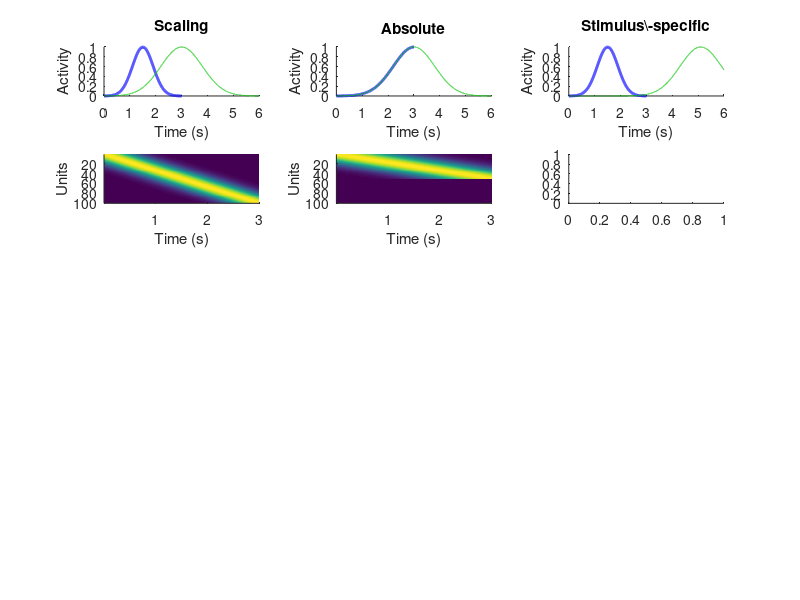

Write the MATLAB code that produced this figure. (Note: this script raises an error after producing the figure.)
%% Illustration of using the SSI and ASI at single cell level and SSI_pop at the populaiton level, by three prototype dynamics (scaling, absolute, stimulus-specific) as in Fig. 3 in 'Encoding time in neural dynamic regimes with distinct 1 computational tradeoffs, Zhou et al.'
% two functiona are called: SSI_pop for population level SSI and SpAbScIndex for single unit level SSI and ASI.

%% generate prototype dynamics
clc
clear
close all

seed = 5;
rand('seed',seed)
randn('seed',seed)

numUnits = 100;
maxt1 = 3000;
t1 = 1:maxt1;
maxt2 = 6000;
t2 = 1:maxt2;
width = 400;
%%% scale
x2 =zeros(numUnits, maxt2);
for n=1:numUnits
   x2(n,:) = normpdf(t2,maxt2./numUnits*n,width*2);
end
x2_scale = x2./max(x2')';

x1 = x2_scale(:,1:2:maxt2);
x1_scale = x1./max(x1')';
%%% absolute
x2 =zeros(numUnits, maxt2);
for n=1:numUnits
   x2(n,:) = normpdf(t2,maxt2./numUnits*n,width*2);
end
x2_abs = x2./max(x2')';

x1 =zeros(numUnits, maxt1);
x1(1:numUnits/2,:) = x2_scale(1:1:numUnits/2,1:maxt1);
x1_abs = x1./max(x1')';
x1_abs(isnan(x1_abs)) = 0;

%%% stimlus_specific
x2 =zeros(numUnits, maxt2);
for n=1:numUnits
   x2(n,:) = normpdf(t2,maxt2./numUnits*n,width*2);
end
x2_stim = x2./max(x2')';

x1 = x2_stim(:,1:2:maxt2);
x1_stim = x1./max(x1')';
x2_stim = x2_stim(randperm(numUnits),:);
%% plot single unit dynamics
figure(1)
selUnit = 50;

subplot(5,3,1)
plot(t1/1000,x1_scale(selUnit,:),'-','Color',[0 0 1],'LineWidth',2)
hold on
plot(t2/1000,x2_scale(selUnit,:),'Color',[0 200/255 0])
xlabel('Time (s)')
ylabel('Activity')
title('Scaling')
box off

subplot(5,3,2)
plot(t1/1000,x1_abs(selUnit,:),'-','Color',[0 0 1],'LineWidth',2)
hold on
plot(t2/1000,x2_abs(selUnit,:),'Color',[0 200/255 0])
xlabel('Time (s)')
ylabel('Activity')
title('Absolute')
box off

subplot(5,3,3)
plot(t1/1000,x1_stim(selUnit,:),'-','Color',[0 0 1],'LineWidth',2)
hold on
plot(t2/1000,x2_stim(selUnit,:),'Color',[0 200/255 0])
xlabel('Time (s)')
ylabel('Activity')
title('Stimulus\-specific')
box off 
%% plot neurogram
subplot(5,3,4)
imagesc(x1_scale)
xlabel('Time (s)')
ylabel('Units')
xticks([0 1000 2000 3000])
xticklabels({'0','1','2','3'})
% colormap('Winter')
box off

subplot(5,3,5)
imagesc(x1_abs)
xlabel('Time (s)')
ylabel('Units')
xticks([0 1000 2000 3000])
xticklabels({'0','1','2','3'})
% colormap('Winter')
box off

subplot(5,3,6)
imagesc(x1_stim(SortTraces(x1_stim),:))
xlabel('Time (s)')
ylabel('Units')
xticks([0 1000 2000 3000])
xticklabels({'0','1','2','3'})
% colormap('Winter')
box off


subplot(5,3,7)
imagesc(x2_scale)
xlabel('Time (s)')
ylabel('Units')
% colormap('Summer')
box off
xticks([0 1000 2000 3000 4000 5000 6000])
xticklabels({'0','1','2','3','4','5','6'})

subplot(5,3,8)
imagesc(x2_abs)
xlabel('Time (s)')
ylabel('Units')
% colormap('Summer')
box off
xticks([0 1000 2000 3000 4000 5000 6000])
xticklabels({'0','1','2','3','4','5','6'})

subplot(5,3,9)
imagesc(x2_stim(SortTraces(x1_stim),:))
xlabel('Time (s)')
ylabel('Units')
% colormap('Summer')
box off
xticks([0 1000 2000 3000 4000 5000 6000])
xticklabels({'0','1','2','3','4','5','6'})

%% ISI and ASI for single unit
[ISI_scale, ASI_scale] = SpAbScIndex(x1_scale,x2_scale);
[ISI_abs, ASI_abs] = SpAbScIndex(x1_abs(1:50,:),x2_abs(1:50,:));
[ISI_stim, ASI_stim] = SpAbScIndex(x1_stim,x2_stim);

edges_ISI = [0:0.025:1];
edges_ASI = [0:0.025:1];

subplot(5,3,10)
histogram(ISI_scale,edges_ISI,'Normalization', 'Probability')
box off
xlabel('Single-unit ISI')
ylabel('Probability')


subplot(5,3,11)
histogram(ISI_abs,edges_ISI,'Normalization', 'Probability')
box off
xlabel('Single-unit ISI')
ylabel('Probability')


subplot(5,3,12)
histogram(ISI_stim,edges_ISI,'Normalization', 'Probability')
box off
xlabel('Single-unit ISI')
ylabel('Probability')



subplot(5,3,13)
histogram(ASI_scale,edges_ASI,'Normalization', 'Probability')
box off
xlabel('Single-unit ASI')
ylabel('Probability')

subplot(5,3,14)
histogram(ASI_abs,edges_ASI,'Normalization', 'Probability')
box off
xlabel('Single-unit ASI')
ylabel('Probability')

subplot(5,3,15)
histogram(ASI_stim,edges_ASI,'Normalization', 'Probability')
box off
xlabel('Single-unit ASI')
ylabel('Probability')

%% ISI for population
[SSI_pop_scale] = SSI_pop(x1_scale,x2_scale);
[SSI_pop_abs] = SSI_pop(x1_abs(1:50,:),x2_abs(1:50,:));
[SSI_pop_stim] = SSI_pop(x1_stim,x2_stim);

figure(2)
X = categorical({'Scaling','Absolute','Stimulus-specific'});
X = reordercats(X,{'Scaling','Absolute','Stimulus-specific'});
bar(X,[SSI_pop_scale SSI_pop_abs SSI_pop_stim])
ylabel('Population SSI')


